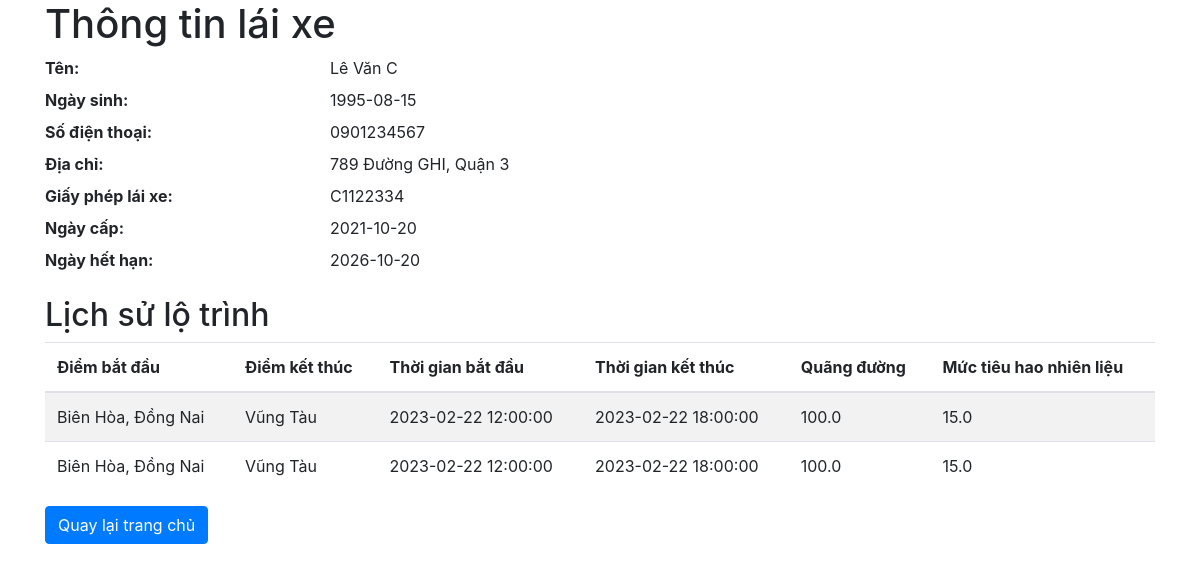
Screenshot of /driver/3 with the database file from the repository.
### tables this page shows
CREATE TABLE drivers (
    id INTEGER PRIMARY KEY AUTOINCREMENT,
    name TEXT NOT NULL,
    birthdate DATE,
    phone TEXT,
    address TEXT,
    license_number TEXT,
    license_issued_date DATE,
    license_expiry_date DATE
);

CREATE TABLE routes (
    id INTEGER PRIMARY KEY AUTOINCREMENT,
    driver_id INTEGER NOT NULL,
    vehicle_id INTEGER NOT NULL,
    start_point TEXT NOT NULL,
    end_point TEXT NOT NULL,
    start_time DATETIME NOT NULL,
    end_time DATETIME,
    distance REAL,
    fuel_consumption REAL,
    FOREIGN KEY (driver_id) REFERENCES drivers (id),
    FOREIGN KEY (vehicle_id) REFERENCES vehicles (id)
);

### app.py (the view)
@app.route('/driver/<int:driver_id>')
def driver_detail(driver_id):
    conn = get_db_connection()
    driver = conn.execute('SELECT * FROM drivers WHERE id =?', (driver_id,)).fetchone()
    routes = conn.execute('SELECT * FROM routes WHERE driver_id =?', (driver_id,)).fetchall()
    conn.close()
    return render_template('driver_detail.html', driver=driver, routes=routes)

### app.py (called while the page is built)
def get_db_connection():
    conn = sqlite3.connect('database.db')
    conn.row_factory = sqlite3.Row
    return conn

### templates/driver_detail.html (shortened to what this page needs)
<!DOCTYPE html>
<html>
<head>
    <link rel="stylesheet" href="https://stackpath.bootstrapcdn.com/bootstrap/4.5.2/css/bootstrap.min.css">
</head>
<body>
    <div class="container">
        <h1>Thông tin lái xe</h1>
        <dl class="row">
            <dt class="col-sm-3">Tên:</dt>
            <dd class="col-sm-9">{{ driver['name'] }}</dd>
            <dt class="col-sm-3">Ngày sinh:</dt>
            <dd class="col-sm-9">{{ driver['birthdate'] }}</dd>
            <dt class="col-sm-3">Số điện thoại:</dt>
            <dd class="col-sm-9">{{ driver['phone'] }}</dd>
            <dt class="col-sm-3">Địa chỉ:</dt>
            <dd class="col-sm-9">{{ driver['address'] }}</dd>
            <dt class="col-sm-3">Giấy phép lái xe:</dt>
            <dd class="col-sm-9">{{ driver['license_number'] }}</dd>
            <dt class="col-sm-3">Ngày cấp:</dt>
            <dd class="col-sm-9">{{ driver['license_issued_date'] }}</dd>
            <dt class="col-sm-3">Ngày hết hạn:</dt>
            <dd class="col-sm-9">{{ driver['license_expiry_date'] }}</dd>
        </dl>
        <h2>Lịch sử lộ trình</h2>
        <table class="table table-striped">
            <thead>
                <tr>
                    <th>Điểm bắt đầu</th>
                    <th>Điểm kết thúc</th>
                    <th>Thời gian bắt đầu</th>
                    <th>Thời gian kết thúc</th>
                    <th>Quãng đường</th>
                    <th>Mức tiêu hao nhiên liệu</th>
                </tr>
            </thead>
            <tbody>
                {% for route in routes %}
                <tr>
                    <td>{{ route['start_point'] }}</td>
                    <td>{{ route['end_point'] }}</td>
                    <td>{{ route['start_time'] }}</td>
                    <td>{{ route['end_time'] }}</td>
                    <td>{{ route['distance'] }}</td>
                    <td>{{ route['fuel_consumption'] }}</td>
                </tr>
                {% endfor %}
            </tbody>
        </table>
        <a href="{{ url_for('index') }}" class="btn btn-primary">Quay lại trang chủ</a>
    </div>
</body>
</html>

### rows the page displays
drivers: name "Lê Văn C", birthdate "1995-08-15", phone "0901234567", address "789 Đường GHI, Quận 3", license_number "C1122334", license_issued_date "2021-10-20", license_expiry_date "2026-10-20"
routes: start_point "Biên Hòa, Đồng Nai", end_point "Vũng Tàu", start_time "2023-02-22 12:00:00", end_time "2023-02-22 18:00:00", distance "100.0", fuel_consumption "15.0"
routes: start_point "Biên Hòa, Đồng Nai", end_point "Vũng Tàu", start_time "2023-02-22 12:00:00", end_time "2023-02-22 18:00:00", distance "100.0", fuel_consumption "15.0"
